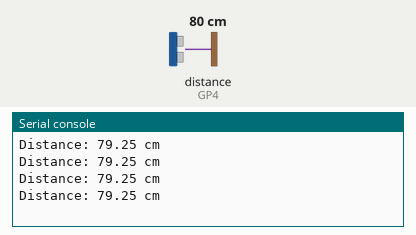
Simulated run of this program. Board: Raspberry Pi Pico running MicroPython. Parts: the last lines printed to the serial console. The inputs (shaded band) are chosen by the test bench; at power-on: distance to the obstacle (sensor on GP4) 80 cm. The echo pulse lasts 58.3 µs per cm.

Above: at 1.2 s.
1.3 s: distance to the obstacle (sensor on GP4) set to 2 cm
At 1.73 s:
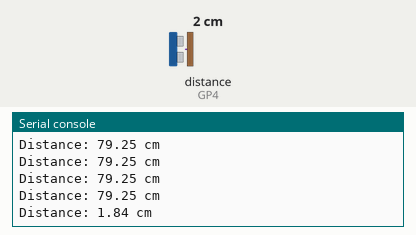
2.8 s: distance to the obstacle (sensor on GP4) set to 4 cm
At 2.94 s:
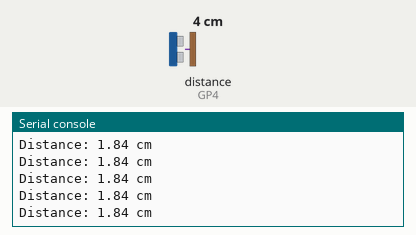
Timing chart, 0 to 5.8 s (numbered marks = the images above; inputs shaded):
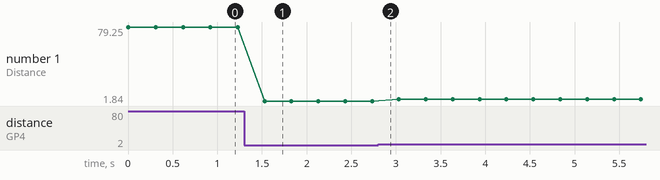

The program:

Sensor_HC-SR04_Machine.py
```python
import machine  # Importar módulo machine para control de hardware     #Programa de SunFounder modificado por Carlos Lorente Jiménez
import time  # Importar módulo time para retrasos

# Definir números de pines para TRIG y ECHO del sensor ultrasónico
TRIG = machine.Pin(3, machine.Pin.OUT)  # Pin TRIG como salida
ECHO = machine.Pin(4, machine.Pin.IN)  # Pin ECHO como entrada

def distance():
    # Función para calcular distancia en centímetros
    TRIG.low()  # Establecer TRIG en bajo
    time.sleep_us(2)  # Esperar 2 microsegundos
    TRIG.high()  # Establecer TRIG en alto
    time.sleep_us(10)  # Esperar 10 microsegundos
    TRIG.low()  # Establecer TRIG en bajo nuevamente

    # Mientras el pin ECHO tenga valor 0, no hagas nada
    while ECHO.value() == 0:
        pass

    t1 = time.ticks_us()  # Registrar el tiempo (en microsegundos) cuando ECHO se pone en alto

    # Mientras el pin ECHO tenga valor 1, no hagas nada
    while ECHO.value() == 1:
        pass

    t2 = time.ticks_us()  # Registrar el tiempo (en microsegundos) cuando ECHO se pone en bajo

    # Calcular la duración del pin ECHO en alto
    t = t2 - t1

    # Devolver la distancia calculada (usando la velocidad del sonido)
    return t * 340  / (2 * 10000)  # Distancia en centímetros

# Bucle principal
while True:
    dis = distance()  # Obtener distancia del sensor
    print(f"Distance: {dis:.2f} cm") # Imprimir distancia con dos decimales utilizando f-string
    time.sleep_ms(300)  # Esperar 300 milisegundos antes de la siguiente medición
```

Measured:
- after the input at 1.3 s, the serial console: prints a new line after 0.23 s (image 1)
- plotted number 1: 79.25 → 1.84 after the input at 1.3 s, 1.84 → 3.89 after the input at 2.8 s
